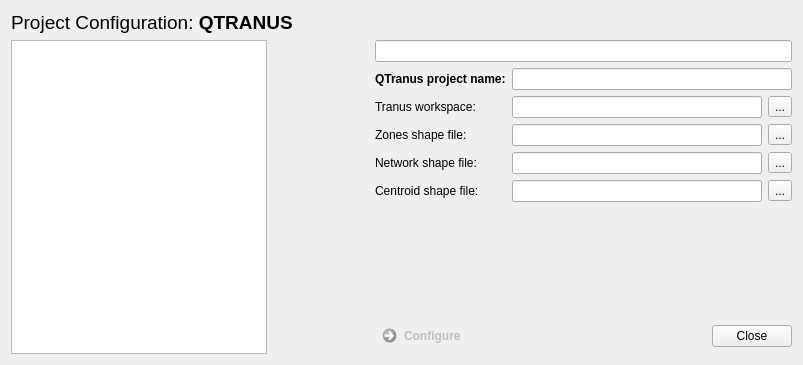
<?xml version="1.0" encoding="UTF-8"?>
<ui version="4.0">
 <class>QTranusDialogBase</class>
 <widget class="QDialog" name="QTranusDialogBase">
  <property name="windowModality">
   <enum>Qt::ApplicationModal</enum>
  </property>
  <property name="geometry">
   <rect>
    <x>0</x>
    <y>0</y>
    <width>803</width>
    <height>365</height>
   </rect>
  </property>
  <property name="windowTitle">
   <string>QTranus</string>
  </property>
  <property name="modal">
   <bool>true</bool>
  </property>
  <layout class="QGridLayout" name="gridLayout">
   <item row="1" column="0">
    <layout class="QHBoxLayout" name="horizontalLayout">
     <item>
      <layout class="QVBoxLayout" name="verticalLayout">
       <item>
        <widget class="QTreeView" name="scenarios"/>
       </item>
      </layout>
     </item>
     <item>
      <spacer name="horizontalSpacer_2">
       <property name="orientation">
        <enum>Qt::Horizontal</enum>
       </property>
       <property name="sizeHint" stdset="0">
        <size>
         <width>40</width>
         <height>20</height>
        </size>
       </property>
      </spacer>
     </item>
     <item>
      <layout class="QVBoxLayout" name="verticalLayout_2">
       <item>
        <widget class="QLineEdit" name="expression">
         <property name="visible">
          <bool>true</bool>
         </property>
        </widget>
       </item>
       <item>
        <layout class="QFormLayout" name="formLayout">
         <property name="fieldGrowthPolicy">
          <enum>QFormLayout::AllNonFixedFieldsGrow</enum>
         </property>
         <item row="0" column="0">
          <widget class="QLabel" name="label">
           <property name="text">
            <string>&lt;html&gt;&lt;head/&gt;&lt;body&gt;&lt;p&gt;&lt;span style=&quot; font-weight:600;&quot;&gt;QTranus project name:&lt;/span&gt;&lt;/p&gt;&lt;/body&gt;&lt;/html&gt;</string>
           </property>
          </widget>
         </item>
         <item row="0" column="1">
          <widget class="QLineEdit" name="project_name">
           <property name="minimunWidth" stdset="0">
            <number>3</number>
           </property>
          </widget>
         </item>
         <item row="1" column="0">
          <widget class="QLabel" name="label_2">
           <property name="text">
            <string>Tranus workspace:</string>
           </property>
          </widget>
         </item>
         <item row="1" column="1">
          <layout class="QHBoxLayout" name="nameLayout">
           <item>
            <widget class="QLineEdit" name="tranus_folder">
             <property name="enabled">
              <bool>true</bool>
             </property>
             <property name="sizePolicy">
              <sizepolicy hsizetype="Expanding" vsizetype="Fixed">
               <horstretch>0</horstretch>
               <verstretch>0</verstretch>
              </sizepolicy>
             </property>
             <property name="minimumSize">
              <size>
               <width>250</width>
               <height>0</height>
              </size>
             </property>
             <property name="readOnly">
              <bool>true</bool>
             </property>
            </widget>
           </item>
           <item>
            <widget class="QToolButton" name="tranus_folder_btn">
             <property name="text">
              <string>...</string>
             </property>
            </widget>
           </item>
          </layout>
         </item>
         <item row="2" column="0">
          <widget class="QLabel" name="label_3">
           <property name="text">
            <string>Zones shape file:</string>
           </property>
          </widget>
         </item>
         <item row="2" column="1">
          <layout class="QHBoxLayout" name="horizontalLayout_2">
           <item>
            <widget class="QLineEdit" name="zone_shape">
             <property name="readOnly">
              <bool>true</bool>
             </property>
            </widget>
           </item>
           <item>
            <widget class="QToolButton" name="zones_shape_btn">
             <property name="text">
              <string>...</string>
             </property>
            </widget>
           </item>
          </layout>
         </item>
         <item row="3" column="0">
          <widget class="QLabel" name="label_4">
           <property name="text">
            <string>Network shape file:</string>
           </property>
          </widget>
         </item>
         <item row="3" column="1">
          <layout class="QHBoxLayout" name="horizontalLayout_3">
           <item>
            <widget class="QLineEdit" name="net_shape"/>
           </item>
           <item>
            <widget class="QToolButton" name="net_shape_btn">
             <property name="text">
              <string>...</string>
             </property>
            </widget>
           </item>
          </layout>
         </item>
         <item row="4" column="0">
          <widget class="QLabel" name="label_5">
           <property name="text">
            <string>Centroid shape file:</string>
           </property>
          </widget>
         </item>
         <item row="4" column="1">
          <layout class="QHBoxLayout" name="horizontalLayout_4">
           <item>
            <widget class="QLineEdit" name="centroid_shape"/>
           </item>
           <item>
            <widget class="QToolButton" name="toolButton_4">
             <property name="text">
              <string>...</string>
             </property>
            </widget>
           </item>
          </layout>
         </item>
        </layout>
       </item>
       <item>
        <spacer name="verticalSpacer">
         <property name="orientation">
          <enum>Qt::Vertical</enum>
         </property>
         <property name="sizeHint" stdset="0">
          <size>
           <width>20</width>
           <height>40</height>
          </size>
         </property>
        </spacer>
       </item>
       <item>
        <layout class="QHBoxLayout" name="horizontalLayout_5">
         <item>
          <widget class="QCommandLinkButton" name="configure">
           <property name="enabled">
            <bool>false</bool>
           </property>
           <property name="text">
            <string>Configure</string>
           </property>
          </widget>
         </item>
         <item>
          <spacer name="horizontalSpacer">
           <property name="orientation">
            <enum>Qt::Horizontal</enum>
           </property>
           <property name="sizeHint" stdset="0">
            <size>
             <width>40</width>
             <height>20</height>
            </size>
           </property>
          </spacer>
         </item>
         <item>
          <widget class="QDialogButtonBox" name="button_box">
           <property name="orientation">
            <enum>Qt::Horizontal</enum>
           </property>
           <property name="standardButtons">
            <set>QDialogButtonBox::Close</set>
           </property>
          </widget>
         </item>
        </layout>
       </item>
      </layout>
     </item>
    </layout>
   </item>
   <item row="0" column="0">
    <widget class="QLabel" name="label_7">
     <property name="text">
      <string>&lt;html&gt;&lt;head/&gt;&lt;body&gt;&lt;p&gt;&lt;span style=&quot; font-size:14pt;&quot;&gt;Project Configuration: &lt;/span&gt;&lt;span style=&quot; font-size:14pt; font-weight:600;&quot;&gt;QTRANUS&lt;/span&gt;&lt;/p&gt;&lt;/body&gt;&lt;/html&gt;</string>
     </property>
    </widget>
   </item>
  </layout>
 </widget>
 <resources/>
 <connections>
  <connection>
   <sender>button_box</sender>
   <signal>accepted()</signal>
   <receiver>QTranusDialogBase</receiver>
   <slot>accept()</slot>
   <hints>
    <hint type="sourcelabel">
     <x>605</x>
     <y>350</y>
    </hint>
    <hint type="destinationlabel">
     <x>20</x>
     <y>20</y>
    </hint>
   </hints>
  </connection>
  <connection>
   <sender>button_box</sender>
   <signal>rejected()</signal>
   <receiver>QTranusDialogBase</receiver>
   <slot>reject()</slot>
   <hints>
    <hint type="sourcelabel">
     <x>605</x>
     <y>350</y>
    </hint>
    <hint type="destinationlabel">
     <x>20</x>
     <y>20</y>
    </hint>
   </hints>
  </connection>
 </connections>
</ui>
